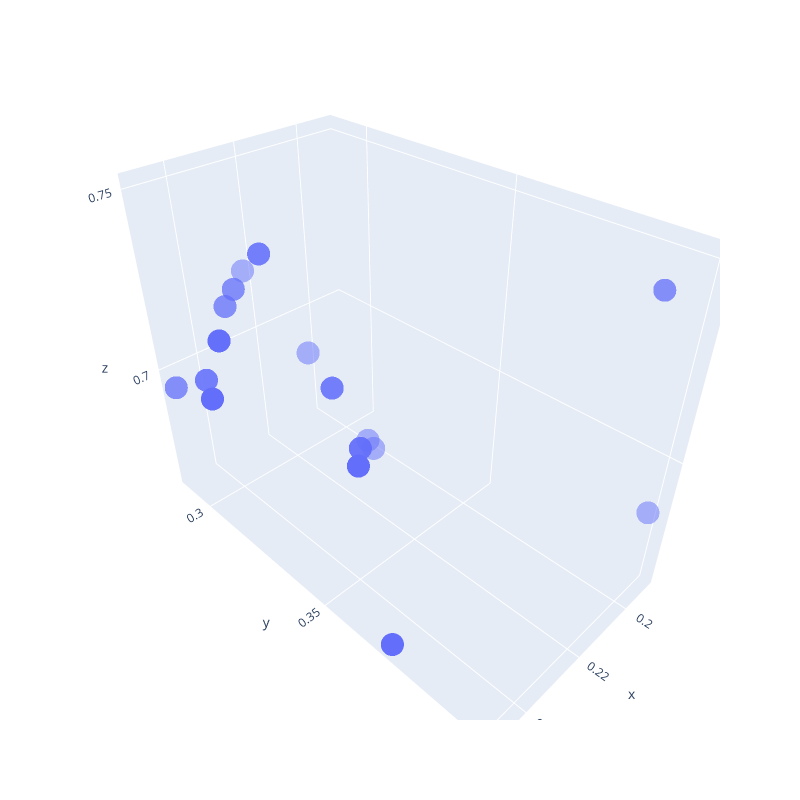

Source (notebook cell):
### Code cell
px.scatter_3d(df3, x="x", y="y", z="z" , opacity=0.5, width=800, height=800).show()
